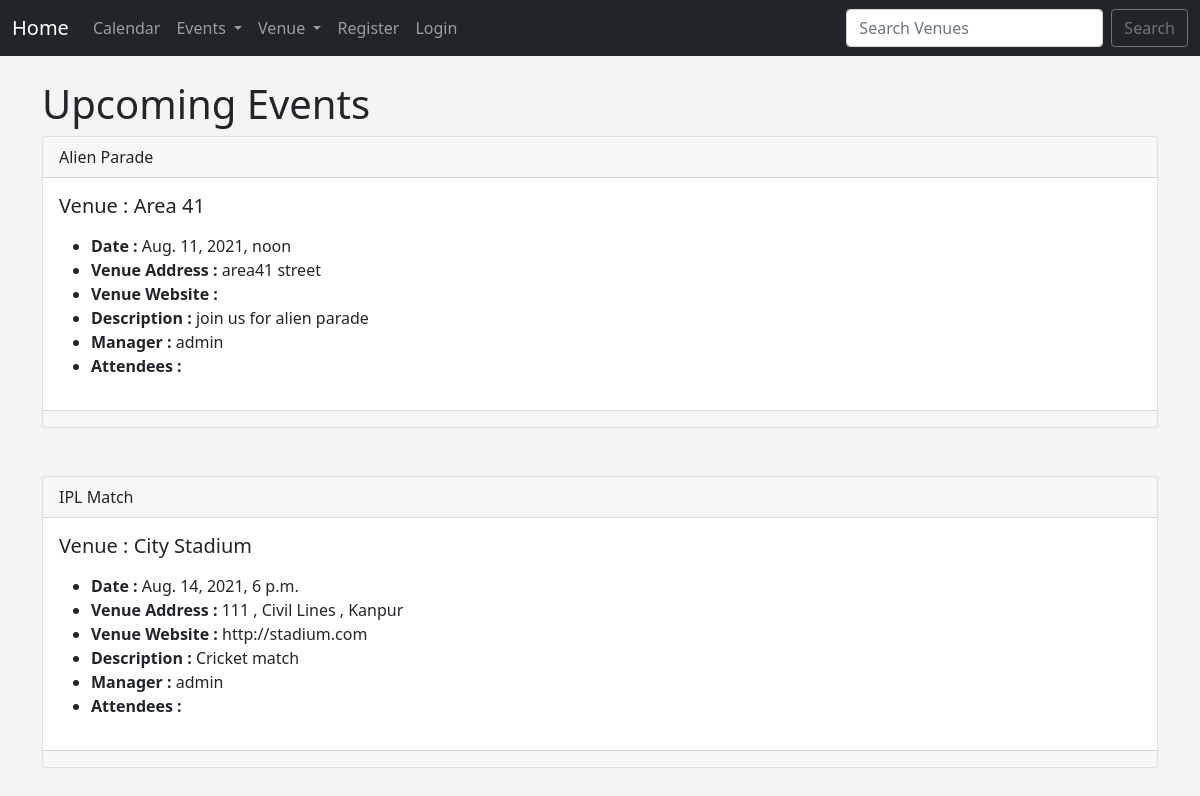
Before: /events with the older database file.
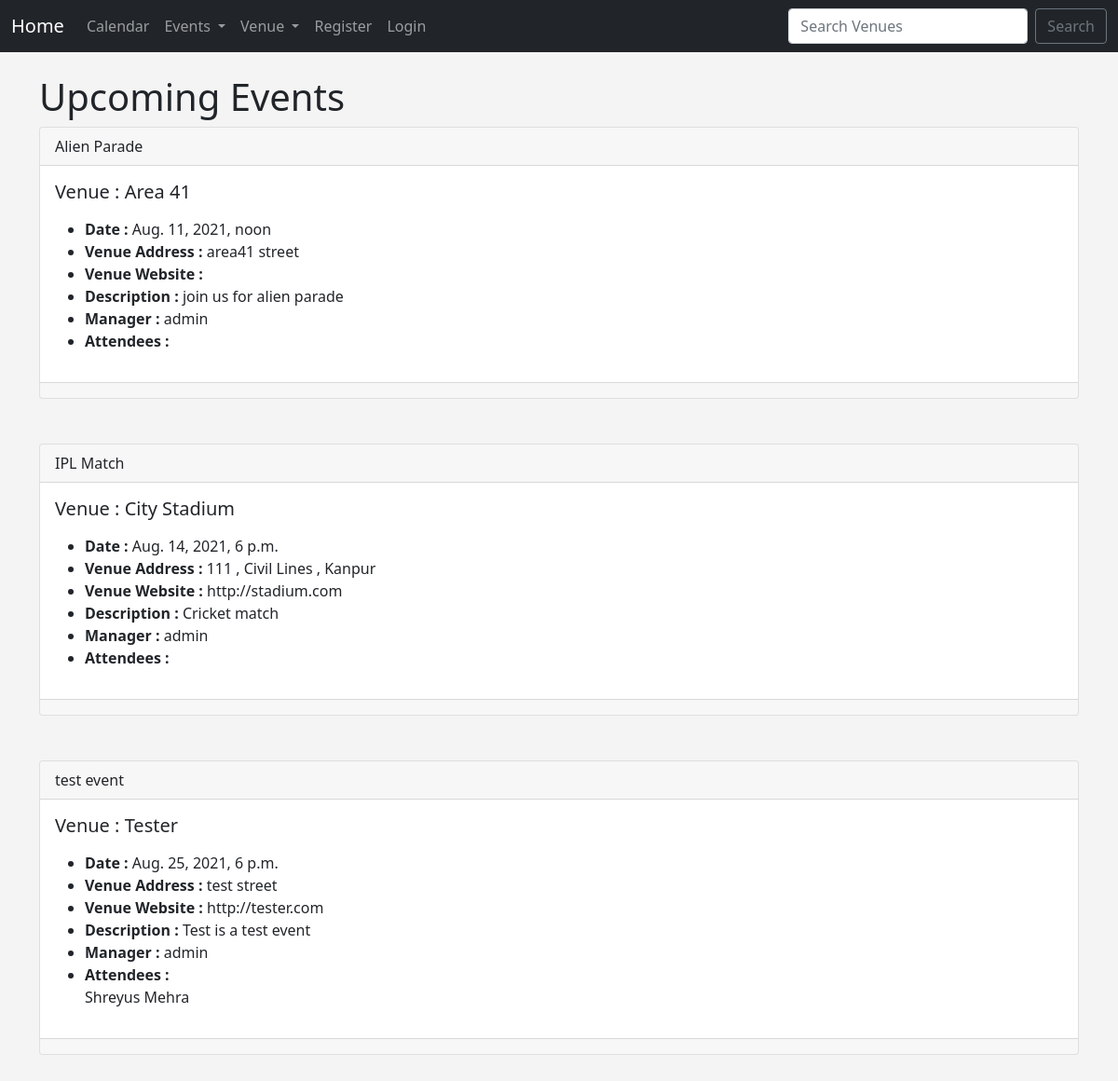
After: the same page with the newer database file.
### events/models.py (models this page shows)
class Event(models.Model):#Event table
    name = models.CharField('Event Name', max_length = 120,)
    event_date = models.DateTimeField('Event date')
    venue = models.ForeignKey(Venue, blank = True, null = True, on_delete = models.CASCADE)
    manager = models.ForeignKey(User, blank = True, null = True, on_delete=models.SET_NULL)
    description = models.TextField(blank=True)
    attendees = models.ManyToManyField(Website_user, blank = True)
    def __str__(self):
        return self.name

class Venue(models.Model):#Venue table
    name = models.CharField('Venue Name', max_length = 120)
    address = models.CharField(max_length = 300)
    pin_code = models.CharField('Pin Code',max_length = 6)
    phone = models.CharField('Contact Phone', max_length = 10, blank=True)
    website = models.URLField('Website', blank = True)
    email = models.EmailField('Email', blank = True)
    def __str__(self):
        return self.name

class Website_user(models.Model):#Website user table
    first_name = models.CharField(max_length = 30)
    last_name = models.CharField(max_length = 30)
    email = models.EmailField('User Email')
    def __str__(self):
        return self.first_name + ' ' + self.last_name

### events/views.py (the view)
# urls.py: path('events', views.all_events, name = "list-events"),
def all_events(request):
    event_list = Event.objects.all().order_by('event_date')
    return render(request, 'events/event_list.html',
    {"event_list" : event_list,})

### events/templates/events/event_list.html (shortened to what this page needs)
{% extends 'events/base.html' %}
{% block content %}
   <h1> Upcoming Events </h1>
   {% for event in event_list %}
  <div class="card">
    <div class="card-header">
        {{ event }}
    </div>
    <div class="card-body">
      <h5 class="card-title">Venue : {{ event.venue }}</h5>
      <p class="card-text"><ul>
        <li><strong>Date : </strong>{{ event.event_date }}</li>
        <li><strong>Venue Address : </strong>{{ event.venue.address }}</li>
        <li><strong>Venue Website : </strong>{{ event.venue.website }}</li>
        <li><strong>Description : </strong>{{ event.description }}</li>
        <li><strong>Manager : </strong>{{ event.manager }}</li>
        <li><strong>Attendees : </strong></li>
        {% for user in event.attendees.all %}
        {{ user }}<br/>
        {% endfor %}
     </ul></p>
    </div>
    <div class="card-footer text-muted">
    </div>
  </div>
    <br/>
    <br/>
    {% endfor %}
{% endblock %}

Changed rows visible on the page:
added Event: name "test event", venue "Tester", event_date "Aug. 25, 2021, 6 p.m.", venue.address "test street", venue.website "http://tester.com", description "Test is a test event", manager "admin"
now on this page (row unchanged): Website_user: first_name+last_name "Shreyus Mehra"
